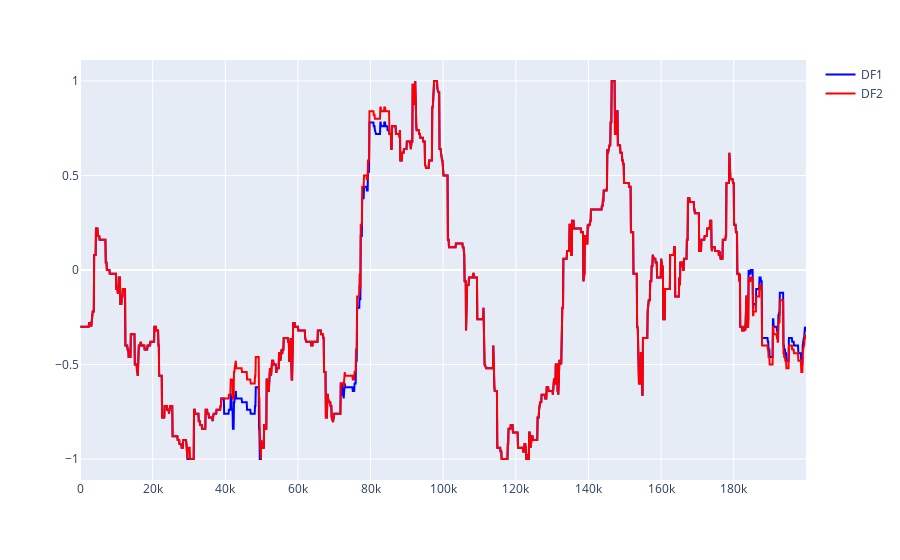

Source (notebook cell):
### Code cell
df["pos_pct"] = df["position"] / 50
df2["pos_pct"] = df2["position"] / 50
# Create a combined plot with both dataframes
fig = px.line()

# Add lines for both df and df2 to the plot
fig.add_scatter(
    x=df["timestamp"],
    y=df["pos_pct"],
    mode="lines",
    name="DF1",
    line=dict(color="blue"),
)
fig.add_scatter(
    x=df2["timestamp"],
    y=df2["pos_pct"],
    mode="lines",
    name="DF2",
    line=dict(color="red"),
)

# Show the plot
fig.show()

### Figure 1 — Plotly figure (JSON) as saved in the notebook; plotly's stock layout.template omitted (floating-point values rounded to 4 significant figures; data arrays with more than 128 entries replaced by an {"elided": "..."} marker saying what was removed)
{"data": [{"hovertemplate": "<extra></extra>", "legendgroup": "", "line": {"color": "#636efa", "dash": "solid"}, "marker": {"symbol": "circle"}, "mode": "lines", "name": "", "orientation": "v", "showlegend": false, "type": "scatter", "xaxis": "x", "yaxis": "y"}, {"line": {"color": "blue"}, "mode": "lines", "name": "DF1", "type": "scatter", "x": {"elided": "2000 int values"}, "y": {"elided": "2000 float values"}}, {"line": {"color": "red"}, "mode": "lines", "name": "DF2", "type": "scatter", "x": {"elided": "2000 int values"}, "y": {"elided": "2000 float values"}}], "layout": {"legend": {"tracegroupgap": 0}, "margin": {"t": 60}, "xaxis": {"anchor": "y", "domain": [0, 1]}, "yaxis": {"anchor": "x", "domain": [0, 1]}}}
